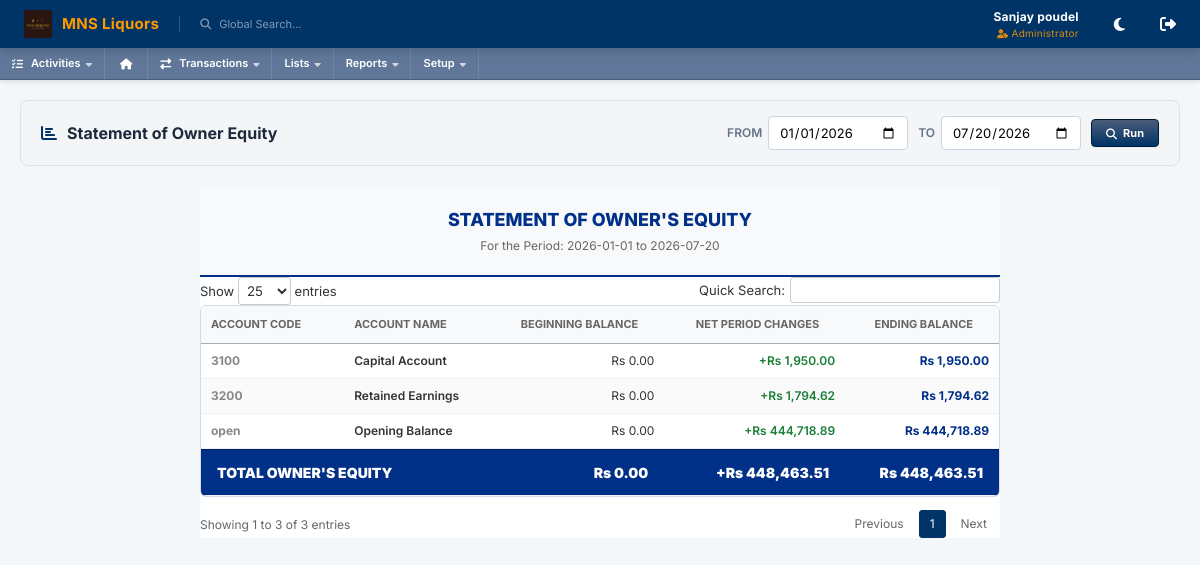
The app's page /index.php?page=reports/financial/equity_statement (signed in) with its own data.
### tables this page shows
CREATE TABLE `system_info` (
  `id` int(30) NOT NULL,
  `meta_field` text NOT NULL,
  `meta_value` text NOT NULL
);

CREATE TABLE `accounts` (
  `id` varchar(36) NOT NULL,
  `account_code` varchar(20) NOT NULL,
  `account_name` varchar(100) NOT NULL,
  `account_type` enum('asset','liability','equity','income','expense') NOT NULL,
  `account_subtype` enum('cash','bank','receivable','payable','inventory','cogs','sales','tax','other') NOT NULL,
  `normal_balance` enum('debit','credit') NOT NULL,
  `parent_account_id` varchar(36) DEFAULT NULL,
  `currency` char(3) NOT NULL DEFAULT 'NPR',
  `is_active` tinyint(1) NOT NULL DEFAULT 1,
  `created_at` timestamp NOT NULL DEFAULT current_timestamp(),
  `is_deleted` tinyint(1) DEFAULT 0,
  `updated_at` timestamp NOT NULL DEFAULT current_timestamp() ON UPDATE current_timestamp(),
  `opening_balance` decimal(14,2) NOT NULL DEFAULT 0.00,
  `deleted_at` datetime DEFAULT NULL
);

### forms/modules/reports/financial/equity_statement_list.php (the view, shortened to what the rows shown need)
<?php
require_once 'database/DBConnection.php';
require_once 'forms/modules/reports/rpt_helpers.php';
require_once 'api/reference_helper.php';
$db = db();
$today     = date('Y-m-d');
$date_from = $_GET['date_from'] ?? date('Y-01-01');
$date_to   = $_GET['date_to']   ?? $today;
$period_changes = $db->fetchAll("
    SELECT a.id, a.account_code, a.account_name,
           -SUM(CASE WHEN j.entry_type = 'debit' THEN j.amount ELSE -j.amount END) as bal
    FROM accounts a
    JOIN journal_entries j ON a.id = j.account_id
    JOIN transaction_headers h ON j.header_id = h.id
    WHERE a.account_type = 'equity' AND h.txn_date BETWEEN ? AND ? AND h.is_deleted = 0 AND h.status NOT IN ('void', 'voided', 'draft')
      AND h.source IS NULL -- Exclude closing journal to see movements
    GROUP BY a.id, a.account_code, a.account_name
", [$date_from, $date_to]);
$revenue = -(float)($db->fetchOne("
    SELECT SUM(CASE WHEN j.entry_type = 'debit' THEN j.amount ELSE -j.amount END) AS v
    FROM journal_entries j
    JOIN accounts a ON j.account_id = a.id
    JOIN transaction_headers h ON j.header_id = h.id
    WHERE a.account_type = 'income' AND h.txn_date BETWEEN ? AND ? AND h.is_deleted = 0 AND h.status NOT IN ('void', 'voided', 'draft')
      AND h.source IS NULL
", [$date_from, $date_to])['v'] ?? 0);
$expenses = (float)($db->fetchOne("
    SELECT SUM(CASE WHEN j.entry_type = 'debit' THEN j.amount ELSE -j.amount END) AS v
    FROM journal_entries j
    JOIN accounts a ON j.account_id = a.id
    JOIN transaction_headers h ON j.header_id = h.id
    WHERE a.account_type = 'expense' AND h.txn_date BETWEEN ? AND ? AND h.is_deleted = 0 AND h.status NOT IN ('void', 'voided', 'draft')
      AND h.source IS NULL
", [$date_from, $date_to])['v'] ?? 0);
$net_profit = $revenue - $expenses;
$equity_map = [];
$all_eq = $db->fetchAll("SELECT account_code, account_name FROM accounts WHERE account_type = 'equity' AND is_active=1 AND is_deleted=0");
foreach ($all_eq as $ae) {
    $equity_map[$ae['account_code']] = [
        'name' => $ae['account_name'],
        'beginning' => 0.0,
        'changes' => 0.0,
        'ending' => 0.0
    ];
}
foreach ($period_changes as $pc) {
    if (isset($equity_map[$pc['account_code']])) {
        $equity_map[$pc['account_code']]['changes'] = (float)$pc['bal'];
    }
}
if (isset($equity_map['3200'])) {
    $equity_map['3200']['changes'] += $net_profit;
}
$tot_beg = 0.0;
$tot_chg = 0.0;
$tot_end = 0.0;
foreach ($equity_map as $code => &$val) {
    $val['ending'] = $val['beginning'] + $val['changes'];
    $tot_beg += $val['beginning'];
    $tot_chg += $val['changes'];
    $tot_end += $val['ending'];
}
?>
<div class="ns-portlet" style="max-width: 800px; margin: 0 auto;">
  <div class="ns-portlet-content" style="padding:0">
    <div style="text-align:center;padding:20px;border-bottom:2px solid #003087;background:#f8f9fa">
      <div style="font-size:18px;font-weight:800;color:#003087">STATEMENT OF OWNER'S EQUITY</div>
      <div style="font-size:12px;color:#666;margin-top:4px">For the Period: <?= rpt_date($date_from) ?> to <?= rpt_date($date_to) ?></div>
    </div>
    <table class="ns-table">
      <thead>
        <tr>
          <th>Account Code</th>
          <th>Account Name</th>
          <th style="text-align:right">Beginning Balance</th>
          <th style="text-align:right">Net Period Changes</th>
          <th style="text-align:right">Ending Balance</th>
        </tr>
      </thead>
      <tbody>
        <?php foreach ($equity_map as $code => $eq): if ($eq['beginning'] != 0 || $eq['changes'] != 0 || $eq['ending'] != 0): ?>
          <tr>
            <td style="font-weight:700; color:#888;"><?= $code ?></td>
            <td style="font-weight:600;"><?= htmlspecialchars($eq['name']) ?></td>
            <td style="text-align:right;"><?= rpt_currency($eq['beginning']) ?></td>
            <td style="text-align:right; color:<?= $eq['changes'] >= 0 ? '#1a7f37' : '#c00' ?>; font-weight:600;">
              <?= $eq['changes'] >= 0 ? '+' : '' ?><?= rpt_currency($eq['changes']) ?>
            </td>
            <td style="text-align:right; font-weight:700; color:#003087;"><?= rpt_currency($eq['ending']) ?></td>
          </tr>
        <?php endif; endforeach; ?>
      </tbody>
      <tfoot>
        <tr style="background:#003087; color:#fff; font-weight:900; font-size:14px">
          <td colspan="2" style="padding:12px 16px">TOTAL OWNER'S EQUITY</td>
          <td style="text-align:right; padding:12px 16px"><?= rpt_currency($tot_beg) ?></td>
          <td style="text-align:right; padding:12px 16px"><?= $tot_chg >= 0 ? '+' : '' ?><?= rpt_currency($tot_chg) ?></td>
          <td style="text-align:right; padding:12px 16px"><?= rpt_currency($tot_end) ?></td>
        </tr>
      </tfoot>
    </table>
  </div>
</div>

### index.php (shortened to what the rows shown need)
<?php
require_once 'database/DBConnection.php';
require_once 'api/reference_helper.php';
$error = "";
$is_logged_in = isset($_SESSION['user_id']);
if (!isset($db)) $db = db();
try {
    $sys_logo = $db->fetchOne("SELECT meta_value FROM system_info WHERE meta_field = 'logo'")['meta_value'] ?? '';
    $sys_name = $db->fetchOne("SELECT meta_value FROM system_info WHERE meta_field = 'name'")['meta_value'] ?? 'SMS ERP';
} catch (Exception $e) {
    $sys_logo = '';
    $sys_name = 'SMS ERP';
}
if ($is_logged_in) {
    $page = $_GET['page'] ?? 'home';
    $is_print_page = (strpos($page, '/print') !== false || strpos($page, 'print/') !== false || $page === 'print');
}
?>
<!DOCTYPE html>
<html lang="en">
<head>
    <link rel="stylesheet" href="assets/css/style.css?v=<?php echo time(); ?>">
    <link rel="stylesheet" href="https://cdnjs.cloudflare.com/ajax/libs/font-awesome/6.4.0/css/all.min.css">
    <link rel="stylesheet" href="https://cdn.datatables.net/1.13.6/css/jquery.dataTables.min.css">
</head>
<body class="<?php echo $is_logged_in ? '' : 'auth-page'; ?>">
    <?php if (!$is_logged_in): ?>
        <div class="auth-container">
            <?php
            $login_logo_abs = !empty($sys_logo) ? (__DIR__ . DIRECTORY_SEPARATOR . str_replace('/', DIRECTORY_SEPARATOR, $sys_logo)) : '';
            ?>
            <div style="text-align:center; margin-bottom:20px;">
                <?php if (!empty($sys_logo) && file_exists(__DIR__ . '/' . $sys_logo)): ?>
                    <div style="margin-bottom:15px; display: flex; justify-content: center; align-items: center;">
                        <img src="<?php echo htmlspecialchars($sys_logo); ?>" alt="Logo" style="max-height: 85px; max-width: 200px; object-fit: contain; filter: drop-shadow(0 4px 8px rgba(0,0,0,0.35)); border-radius: 4px;">
                    </div>
                <?php else: ?>
                    <div style="font-size:40px; color:rgba(255,255,255,0.8); margin-bottom:10px;"><i class="fas fa-cube"></i></div>
                <?php endif; ?>
                <div style="font-size:20px; font-weight:700; color:#fff; letter-spacing:0.5px;"><?php echo htmlspecialchars($sys_name); ?></div>
            </div>
            <div class="glass-card">
                <div class="auth-header">
                    <h1>Welcome Back</h1>
                    <p>Enter your credentials to access your account</p>
                </div>
                <?php if ($error): ?>
                    <div class="alert alert-danger">
                        <?php echo $error; ?>
                    </div>
                <?php endif; ?>
                <form method="POST" action="">
                    <div class="form-group">
                        <label for="username">Username</label>
                        <input type="text" id="username" name="username" class="form-input" placeholder="Enter username"
                            required autofocus>
                    </div>
                    <div class="form-group">
                        <label for="password">Password</label>
                        <div class="password-wrapper">
                            <input type="password" id="password" name="password" class="form-input" placeholder="••••••••"
                                required>
                            <button type="button" id="togglePassword" class="toggle-password">
                                <i class="fas fa-eye" id="eyeIcon"></i>
                            </button>
                        </div>
                    </div>
                    <button type="submit" class="btn-primary">Sign In</button>
                </form>
            </div>
        </div>
        <script>
            document.addEventListener('DOMContentLoaded', function () {
                const togglePassword = document.querySelector('#togglePassword');
                const password = document.querySelector('#password');
                const eyeIcon = document.querySelector('#eyeIcon');
                if (togglePassword) {
                    togglePassword.addEventListener('click', function (e) {
                        const type = password.getAttribute('type') === 'password' ? 'text' : 'password';
                        password.setAttribute('type', type);
                        eyeIcon.classList.toggle('fa-eye');
                        eyeIcon.classList.toggle('fa-eye-slash');
                    });
                }
            });
        </script>
    <?php else: ?>
        <header class="ns-header">
            <div style="display: flex; align-items: center; gap: 20px;">
                <div class="ns-logo" style="display: flex; align-items: center; gap: 10px;">
                    <?php if (!empty($sys_logo) && file_exists(__DIR__ . '/' . $sys_logo)): ?>
                        <img src="<?php echo htmlspecialchars($sys_logo); ?>" alt="Logo" style="height:28px; max-width: 120px; object-fit: contain; border-radius: 2px; vertical-align: middle;">
                    <?php else: ?>
                        <i class="fas fa-cube" style="font-size:22px;"></i>
                    <?php endif; ?>
                    <span style="font-size:15px; font-weight:700; letter-spacing:0.3px;"><?php echo htmlspecialchars($sys_name); ?></span>
                </div>
                <div
                    style="font-size: 11px; color: rgba(255,255,255,0.5); border-left: 1px solid rgba(255,255,255,0.2); padding-left: 20px; cursor: pointer;">
                    <i class="fas fa-search" style="margin-right: 5px;"></i> Global Search...
                </div>
            </div>
            <div style="display: flex; align-items: center; gap: 20px;">
                <div style="text-align: right; margin-right: 15px;">
<?php
    $displayName = $_SESSION['full_name'] ?? $_SESSION['username'] ?? 'User';
    $rawRole = strtolower($_SESSION['role'] ?? 'user');
    $roleMap = [
        'admin' => 'Administrator',
        'manager' => 'Manager',
    ];
    $displayRole = $roleMap[$rawRole] ?? ucfirst($rawRole);
?>
<div style="font-size: 12px; font-weight: bold; letter-spacing: 0.2px;">
    <?php echo htmlspecialchars($displayName); ?>
</div>
<div style="font-size: 10px; color: var(--ns-accent); opacity: 0.85; text-transform: capitalize; letter-spacing: 0.3px;">
    <i class="fas fa-user-tag" style="margin-right: 3px; font-size: 9px;"></i><?php echo htmlspecialchars($displayRole); ?>
</div>
                </div>
                <button id="ns-theme-toggle" title="Toggle Theme" style="background: none; border: none; color: white; font-size: 15px; cursor: pointer; transition: var(--ns-transition); margin-right: 15px; display: inline-flex; align-items: center; justify-content: center;" onmouseover="this.style.color='var(--ns-accent)'" onmouseout="this.style.color='white'">
                    <i class="fas fa-moon"></i>
                </button>
                <a href="logout.php" style="color: white; font-size: 16px; transition: var(--ns-transition);" title="Logout"
                    onmouseover="this.style.color='var(--ns-accent)'" onmouseout="this.style.color='white'"><i
                        class="fas fa-sign-out-alt"></i></a>
            </div>
        </header>
        <nav class="ns-nav">
            <div class="ns-nav-item">
                <i class="fas fa-tasks" style="margin-right: 8px;"></i> Activities <i class="fas fa-caret-down"
                    style="margin-left: 5px; font-size: 10px; opacity: 0.7;"></i>
            </div>
            <a href="?page=home" class="ns-nav-item" title="Dashboard" style="padding: 0 15px;"><i
                    class="fas fa-home"></i></a>
            <div class="ns-nav-item">
                <i class="fas fa-exchange-alt" style="margin-right: 8px;"></i> Transactions <i class="fas fa-caret-down"
                    style="margin-left: 5px; font-size: 10px; opacity: 0.7;"></i>
            </div>
            <div class="ns-nav-item">
                Lists <i class="fas fa-caret-down" style="margin-left: 5px; font-size: 10px; opacity: 0.7;"></i>
            </div>
            <div class="ns-nav-item">
                Reports <i class="fas fa-caret-down" style="margin-left: 5px; font-size: 10px; opacity: 0.7;"></i>
            </div>
            <div class="ns-nav-item">
                Setup <i class="fas fa-caret-down" style="margin-left: 5px; font-size: 10px; opacity: 0.7;"></i>
            </div>
        </nav>
        <div class="ns-content <?php echo ($page === 'home' || $page === 'print' || $is_print_page) ? 'ns-content-flush' : ''; ?>">
            <?php
            if ($page == 'home' || $page == 'home-v3') {
                include 'home.php';
            } else {
                $page = str_replace(['../', '..\\'], '', $page);
                $page = preg_replace('/[^a-zA-Z0-9\/_\-]/', '', $page);
                $parts = explode('/', $page);
                $count = count($parts);
                if ($count > 0) {
                    $action = $parts[$count - 1];
                    $dir_path = implode('/', array_slice($parts, 0, $count - 1));
                    if ($action == 'manage') {
                        $module_name = $parts[$count - 2];
                        if ($module_name == 'users') $module_name = 'user';
                        $page_path = "forms/modules/" . $dir_path . "/" . $module_name . "_manage.php";
                    } elseif ($action == 'view' || $action == 'print') {
                        $page_path = "forms/modules/" . $dir_path . "/" . $action . ".php";
                    } else {
                        $module_name = $action;
                        $page_path = "forms/modules/" . $page . "/" . $module_name . "_list.php";
                        if (!file_exists($page_path)) {
                            $page_path = "forms/modules/" . $dir_path . "/" . $module_name . "_list.php";
                        }
                    }
                    if (file_exists($page_path)) {
                        include $page_path;
                    }
                }
            }
            ?>
        </div>
    <?php endif; ?>
</body>
</html>

### records on screen
system_info: meta_value (picture)
system_info: meta_value "MNS Liquors"
system_info: meta_value "2026-01-01"
system_info: meta_value "Rs 0.00", meta_value "Rs 1,950.00", meta_value "Rs 1,794.62", meta_value "Rs 448,463.51"
accounts: code "open", account_name "Opening Balance", system_info.meta_value "Rs 0.00", changes "Rs 444,718.89", ending "Rs 444,718.89"

### other values on screen
$displayName "Sanjay poudel"
$displayRole "Administrator"
$title "Statement of Owner Equity"
$f['label'] "FROM"
$f['label'] "TO"
$code "3100"
$eq['name'] "Capital Account"
$code "3200"
$eq['name'] "Retained Earnings"
